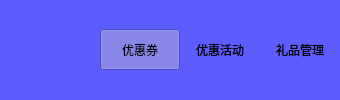
             <widget class="QWidget" name="tab_8">
              <property name="styleSheet">
               <string notr="true">background-color:rgba(85, 85, 255, 200)</string>
              </property>
              <attribute name="title">
               <string>活动营销</string>
              </attribute>
              <layout class="QHBoxLayout" name="horizontalLayout_10">
               <property name="spacing">
                <number>0</number>
               </property>
               <property name="leftMargin">
                <number>0</number>
               </property>
               <property name="topMargin">
                <number>0</number>
               </property>
               <property name="rightMargin">
                <number>0</number>
               </property>
               <property name="bottomMargin">
                <number>0</number>
               </property>
               <item>
                <layout class="QHBoxLayout" name="horizontalLayout_9">
                 <property name="spacing">
                  <number>0</number>
                 </property>
                 <property name="leftMargin">
                  <number>100</number>
                 </property>
                 <property name="rightMargin">
                  <number>0</number>
                 </property>
                 <item>
                  <widget class="QPushButton" name="pushButton_16">
                   <property name="minimumSize">
                    <size>
                     <width>0</width>
                     <height>41</height>
                    </size>
                   </property>
                   <property name="text">
                    <string>优惠券</string>
                   </property>
                   <property name="checkable">
                    <bool>true</bool>
                   </property>
                   <property name="checked">
                    <bool>true</bool>
                   </property>
                   <property name="flat">
                    <bool>true</bool>
                   </property>
                   <attribute name="buttonGroup">
                    <string notr="true">buttonGroup</string>
                   </attribute>
                  </widget>
                 </item>
                 <item>
                  <widget class="QPushButton" name="pushButton_15">
                   <property name="minimumSize">
                    <size>
                     <width>0</width>
                     <height>41</height>
                    </size>
                   </property>
                   <property name="text">
                    <string>优惠活动</string>
                   </property>
                   <property name="checkable">
                    <bool>true</bool>
                   </property>
                   <property name="flat">
                    <bool>true</bool>
                   </property>
                   <attribute name="buttonGroup">
                    <string notr="true">buttonGroup</string>
                   </attribute>
                  </widget>
                 </item>
                 <item>
                  <widget class="QPushButton" name="pushButton_17">
                   <property name="minimumSize">
                    <size>
                     <width>0</width>
                     <height>41</height>
                    </size>
                   </property>
                   <property name="text">
                    <string>礼品管理</string>
                   </property>
                   <property name="checkable">
                    <bool>true</bool>
                   </property>
                   <property name="flat">
                    <bool>true</bool>
                   </property>
                   <attribute name="buttonGroup">
                    <string notr="true">buttonGroup</string>
                   </attribute>
                  </widget>
                 </item>
                </layout>
               </item>
              </layout>
             </widget>
